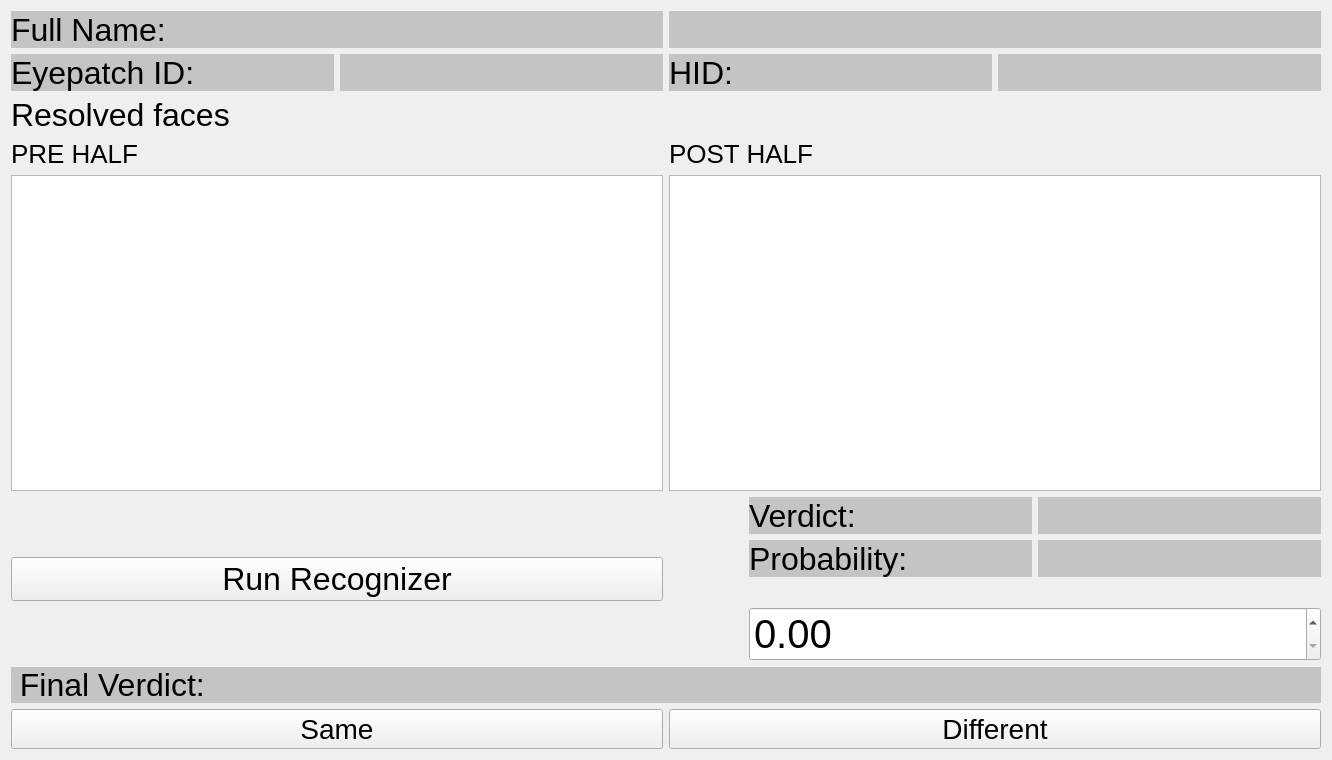
<?xml version="1.0" encoding="UTF-8"?>
<ui version="4.0">
 <class>Patient_Recognition</class>
 <widget class="QWidget" name="Patient_Recognition">
  <property name="geometry">
   <rect>
    <x>0</x>
    <y>0</y>
    <width>1332</width>
    <height>760</height>
   </rect>
  </property>
  <property name="windowTitle">
   <string>Patient_Recognition</string>
  </property>
  <property name="styleSheet">
   <string notr="true"/>
  </property>
  <layout class="QGridLayout" name="gridLayout">
   <item row="0" column="0">
    <layout class="QVBoxLayout" name="verticalLayout_10">
     <item>
      <layout class="QVBoxLayout" name="verticalLayout_8">
       <item>
        <layout class="QVBoxLayout" name="verticalLayout_7">
         <item>
          <layout class="QVBoxLayout" name="verticalLayout_5">
           <item>
            <layout class="QHBoxLayout" name="horizontalLayout">
             <item>
              <widget class="QLabel" name="label_fullName_head">
               <property name="styleSheet">
                <string notr="true">font-size: 32px;
background-color: #c4c4c4;</string>
               </property>
               <property name="text">
                <string>Full Name: </string>
               </property>
              </widget>
             </item>
             <item>
              <widget class="QLabel" name="label_full_name">
               <property name="styleSheet">
                <string notr="true">font-size: 32px;
background-color: #c4c4c4;</string>
               </property>
               <property name="text">
                <string/>
               </property>
              </widget>
             </item>
            </layout>
           </item>
           <item>
            <layout class="QHBoxLayout" name="horizontalLayout_4">
             <item>
              <layout class="QHBoxLayout" name="horizontalLayout_2">
               <item>
                <widget class="QLabel" name="label_eyepatchID_head">
                 <property name="styleSheet">
                  <string notr="true">font-size: 32px;
background-color: #c4c4c4;</string>
                 </property>
                 <property name="text">
                  <string>Eyepatch ID: </string>
                 </property>
                </widget>
               </item>
               <item>
                <widget class="QLabel" name="label_eid">
                 <property name="styleSheet">
                  <string notr="true">font-size: 32px;
background-color: #c4c4c4;</string>
                 </property>
                 <property name="text">
                  <string/>
                 </property>
                </widget>
               </item>
              </layout>
             </item>
             <item>
              <layout class="QHBoxLayout" name="horizontalLayout_3">
               <item>
                <widget class="QLabel" name="label_hid_head">
                 <property name="styleSheet">
                  <string notr="true">font-size: 32px;
background-color: #c4c4c4;</string>
                 </property>
                 <property name="text">
                  <string>HID: </string>
                 </property>
                </widget>
               </item>
               <item>
                <widget class="QLabel" name="label_hospital">
                 <property name="styleSheet">
                  <string notr="true">font-size: 32px;
background-color: #c4c4c4;</string>
                 </property>
                 <property name="text">
                  <string/>
                 </property>
                </widget>
               </item>
              </layout>
             </item>
            </layout>
           </item>
          </layout>
         </item>
         <item>
          <layout class="QVBoxLayout" name="verticalLayout_3">
           <item>
            <widget class="QLabel" name="label_resolved_head">
             <property name="styleSheet">
              <string notr="true">font-size: 32px;
</string>
             </property>
             <property name="text">
              <string>Resolved faces</string>
             </property>
            </widget>
           </item>
           <item>
            <layout class="QHBoxLayout" name="horizontalLayout_5">
             <item>
              <layout class="QVBoxLayout" name="verticalLayout">
               <item>
                <widget class="QLabel" name="label_preHalf_head">
                 <property name="styleSheet">
                  <string notr="true">font-size: 26px;
</string>
                 </property>
                 <property name="text">
                  <string>PRE HALF</string>
                 </property>
                </widget>
               </item>
               <item>
                <widget class="QGraphicsView" name="graphicsView_preHalf"/>
               </item>
              </layout>
             </item>
             <item>
              <layout class="QVBoxLayout" name="verticalLayout_2">
               <item>
                <widget class="QLabel" name="label_postHalf_head">
                 <property name="styleSheet">
                  <string notr="true">font-size: 26px;
</string>
                 </property>
                 <property name="text">
                  <string>POST HALF</string>
                 </property>
                </widget>
               </item>
               <item>
                <widget class="QGraphicsView" name="graphicsView_postHalf"/>
               </item>
              </layout>
             </item>
            </layout>
           </item>
          </layout>
         </item>
        </layout>
       </item>
       <item>
        <layout class="QHBoxLayout" name="horizontalLayout_8">
         <item>
          <widget class="QPushButton" name="pushButton_recog">
           <property name="styleSheet">
            <string notr="true">font-size: 32px;
</string>
           </property>
           <property name="text">
            <string>Run Recognizer</string>
           </property>
          </widget>
         </item>
         <item>
          <layout class="QVBoxLayout" name="verticalLayout_6">
           <property name="spacing">
            <number>30</number>
           </property>
           <property name="leftMargin">
            <number>80</number>
           </property>
           <item>
            <layout class="QVBoxLayout" name="verticalLayout_4">
             <item>
              <layout class="QHBoxLayout" name="horizontalLayout_6">
               <item>
                <widget class="QLabel" name="label_verdict_head">
                 <property name="styleSheet">
                  <string notr="true">font-size: 32px;
background-color: #c4c4c4;</string>
                 </property>
                 <property name="text">
                  <string>Verdict: </string>
                 </property>
                </widget>
               </item>
               <item>
                <widget class="QLabel" name="label">
                 <property name="styleSheet">
                  <string notr="true">font-size: 32px;
background-color: #c4c4c4;</string>
                 </property>
                 <property name="text">
                  <string/>
                 </property>
                </widget>
               </item>
              </layout>
             </item>
             <item>
              <layout class="QHBoxLayout" name="horizontalLayout_7">
               <item>
                <widget class="QLabel" name="label_probability_head">
                 <property name="styleSheet">
                  <string notr="true">font-size: 32px;
background-color: #c4c4c4;</string>
                 </property>
                 <property name="text">
                  <string>Probability: </string>
                 </property>
                </widget>
               </item>
               <item>
                <widget class="QLabel" name="label_probability">
                 <property name="styleSheet">
                  <string notr="true">font-size: 32px;
background-color: #c4c4c4;</string>
                 </property>
                 <property name="text">
                  <string/>
                 </property>
                </widget>
               </item>
              </layout>
             </item>
            </layout>
           </item>
           <item>
            <widget class="QDoubleSpinBox" name="double_diff">
             <property name="styleSheet">
              <string notr="true">font-size: 40px;</string>
             </property>
            </widget>
           </item>
          </layout>
         </item>
        </layout>
       </item>
      </layout>
     </item>
     <item>
      <layout class="QVBoxLayout" name="verticalLayout_9">
       <item>
        <widget class="QLabel" name="label_real_verdict_head">
         <property name="styleSheet">
          <string notr="true">font-size: 32px;
background-color: #c4c4c4;</string>
         </property>
         <property name="text">
          <string> Final Verdict: </string>
         </property>
        </widget>
       </item>
       <item>
        <layout class="QHBoxLayout" name="horizontalLayout_9">
         <item>
          <widget class="QPushButton" name="pushButton_same">
           <property name="styleSheet">
            <string notr="true">font-size: 28px;
</string>
           </property>
           <property name="text">
            <string>Same</string>
           </property>
          </widget>
         </item>
         <item>
          <widget class="QPushButton" name="pushButton_different">
           <property name="styleSheet">
            <string notr="true">font-size: 28px;
</string>
           </property>
           <property name="text">
            <string>Different</string>
           </property>
          </widget>
         </item>
        </layout>
       </item>
      </layout>
     </item>
    </layout>
   </item>
  </layout>
  <zorder>graphicsView_preHalf</zorder>
  <zorder>graphicsView_postHalf</zorder>
  <zorder>label_preHalf_head</zorder>
  <zorder>label_postHalf_head</zorder>
  <zorder>label_resolved_head</zorder>
  <zorder>label_verdict</zorder>
  <zorder>label_verdict_head</zorder>
  <zorder>label_probability_head</zorder>
  <zorder>label</zorder>
  <zorder>label_full_name</zorder>
  <zorder>pushButton_same</zorder>
  <zorder>label_real_verdict_head</zorder>
  <zorder>pushButton_different</zorder>
  <zorder>label_fullName_head</zorder>
  <zorder>pushButton_recog</zorder>
  <zorder>label_probability</zorder>
  <zorder>label_eid</zorder>
  <zorder>label_eyepatchID_head</zorder>
  <zorder>label_hid_head</zorder>
  <zorder>label_hospital</zorder>
  <zorder>double_diff</zorder>
  <zorder></zorder>
  <zorder></zorder>
 </widget>
 <layoutdefault spacing="6" margin="11"/>
 <resources/>
 <connections/>
</ui>
